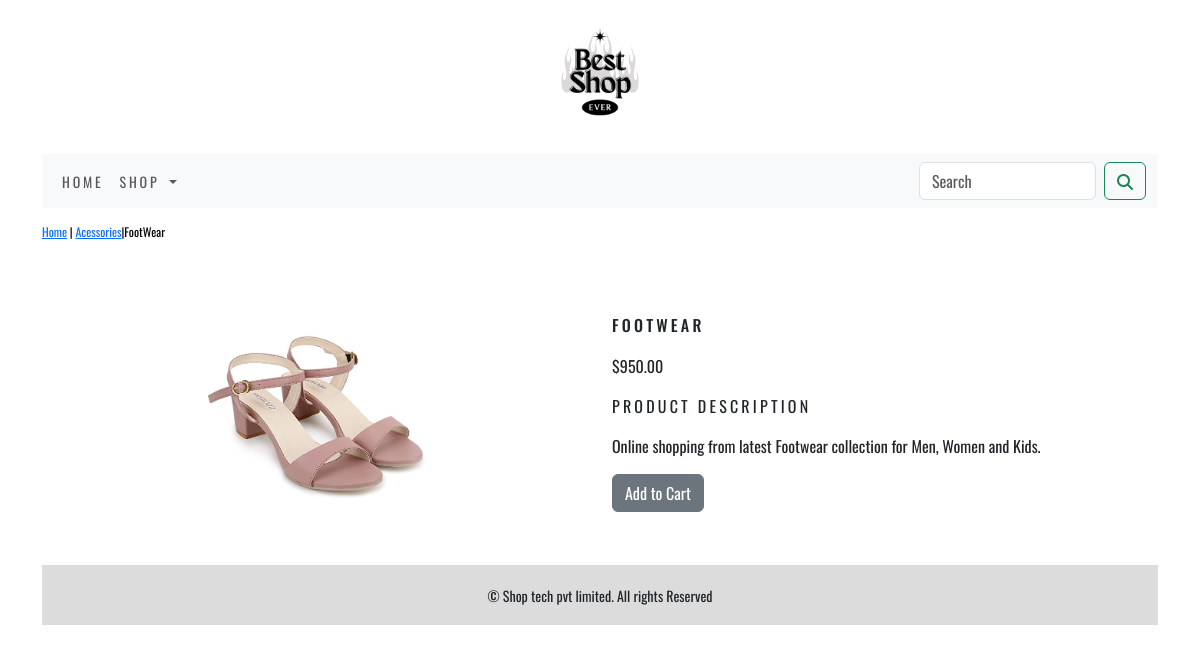
The app's page /shop/acessories/footwear/ with its own data.
### shop/models.py (models this page shows, shortened)
class Product(models.Model):
    name = models.CharField(max_length=250, unique=True)
    slug = models.SlugField(max_length=250, unique=True)
    description = models.TextField(blank=True)
    price=models.DecimalField(max_digits=10,decimal_places=2)
    category=models.ForeignKey(Category,on_delete=models.CASCADE)
    image=models.ImageField(upload_to='product',blank=True)
    stock=models.IntegerField()
    available=models.BooleanField(default=True)
    created=models.DateTimeField(auto_now_add=True)
    updated=models.DateTimeField(auto_now=True)
    class Meta:
        ordering=('name',)
        verbose_name='product'
        verbose_name_plural='products'

class Category(models.Model):
    name=models.CharField(max_length=250,unique=True)
    slug=models.SlugField(max_length=250,unique=True)
    description=models.TextField(blank=True)
    image=models.ImageField(upload_to='category',blank=True)
    class Meta:
        ordering=('name',)
        verbose_name='category'
        verbose_name_plural='categories'
    def get_url(self):
        return reverse('shop:products_by_category',args=[self.slug])
    def __str__(self):
        return '{}'.format(self.name)

### shop/views.py (the view)
# urls.py: path('<slug:c_slug>/<slug:product_slug>/',views.ProDetail,name='prodCatdetail')
def ProDetail(request,c_slug,product_slug):
    try:
        product=Product.objects.get(category__slug=c_slug,slug=product_slug)
    except Exception as e:
        raise e
    return render(request,'product.html',{'product':product})

### cart/context_processors.py (called while the page is built)
def counter(request):
    item_count=0
    if 'admin' in request.path:
        return {}
    else:
        try:
            cart=Cart.objects.filter(cart_id=_cart_id(request))
            cart_items=CartItem.objects.all().filter(cart=cart[:1])
            for cart_item in cart_items:
                item_count += cart_item.quantity
        except Cart.DoesnotExist:
            item_count=0
    return dict(item_count=item_count)

### cart/views.py (called while the page is built)
def _cart_id(request):
    cart=request.session.session_key
    if not cart:
        cart=request.session.create()
    return cart

### shop/context_processors.py (called while the page is built)
def menu_links(request):
    links=Category.objects.all()
    return dict(links=links)

### templates/product.html (shortened to what this page needs)
{% extends 'base.html' %}
{% load static %}
{% block content %}
    <div class="row my_prod_row_class">
        <div class="mx_auto">
            <p><a href="{% url 'shop:allProdCat' %}">Home</a> | <a href="{{product.category.get_url}}">{{product.category}}</a>|{{product.name}}</p>
        </div>
    </div>
        <div class="container">
            <br>
            <div class="row">
                <div class="col-12 col-sm-12 col-md-12 col-lg-6 text-center">
                    <div style="min-width:18rem">
                        <img class="card-img-top my_image" src="{{product.image.url}}" alt="{{product.name}}">
                    </div>
                </div>
                <div class="col-12 col-sm-12 col-md-12 col-lg-6">
                    <div >
                        <h1 class="my_prod_title">{{product.name}}</h1>
                        <p>${{product.price}}</p>
                        <p class="my_title">Product Description</p>
                        <p class="text-justify my_prod_text">{{product.description}}</p>
                        {% if product.stock <= 0 %}
                        <p class="text-justify my_prod_text"><b>Out of Stock</b></p>
                        {% else %}
                        <a class="btn btn-secondary" href="{% url 'cart:add_cart' product.id %}">Add to Cart</a>
                        {% endif %}
                    </div>
                </div>
            </div>
        </div>
<br>
{% endblock %}

### static/css/custom.css (style rules this page uses)
body { font-family: 'Oswald', sans-serif !important; }
.my_image { width: 100%; height: auto; }
.card-img-top { width: 100%; height: 30vh; object-fit: contain; }
.my_title { font-size:16px; text-transform:uppercase; letter-spacing:.2em; }
.my_prod_row_class { padding-top:15px; padding-bottom:20px; }
.my_prod_row_class .mx_auto { color:#000; font-size:12px; text-decoration:none; }
.my_prod_title { font-size:16px; text-transform:uppercase; letter-spacing:.2em; padding-top:15px; padding-bottom:10px; }
.my_prod_title { padding-right:20px; }

### records on screen
Product: category "Acessories", name "FootWear", image (picture), name "FOOTWEAR", price "950.00", description "Online shopping from latest Footwear collection for Men, Women and Kids."
